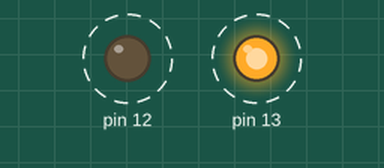
Simulated run of this sketch. Board: Arduino Uno, built with avr-gcc and run on an emulated ATmega328P. Parts: output pins drawn as LEDs (lit = HIGH). Dashed ring = blinking.

Above: at 0.3 s.
Timing chart, 0 to 3.5 s (numbered marks = the images above):
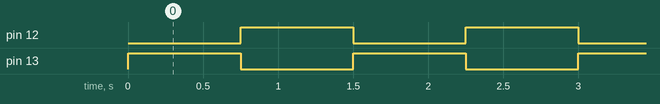

Measured:
- by itself, pin 12, pin 13: alternates HIGH for 0.75 s and LOW for 0.75 s
- by itself, everything shown: repeats every 1.5 s, in 3 steps

The sketch:

railroad_LED.ino
```cpp
void setup() {
  // put your setup code here, to run once:

  pinMode(13, OUTPUT);
  pinMode(12, OUTPUT);

}

void loop() {
  // put your main code here, to run repeatedly:

  digitalWrite(13, HIGH);
  delay(750);
  digitalWrite(13, LOW);
  digitalWrite(12, HIGH);
  delay(750);
  digitalWrite(12, LOW);

}
```
